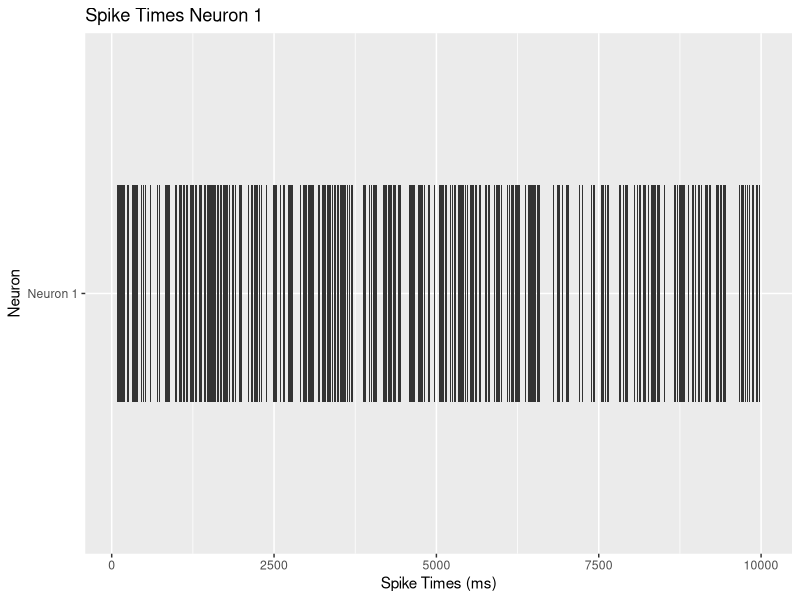
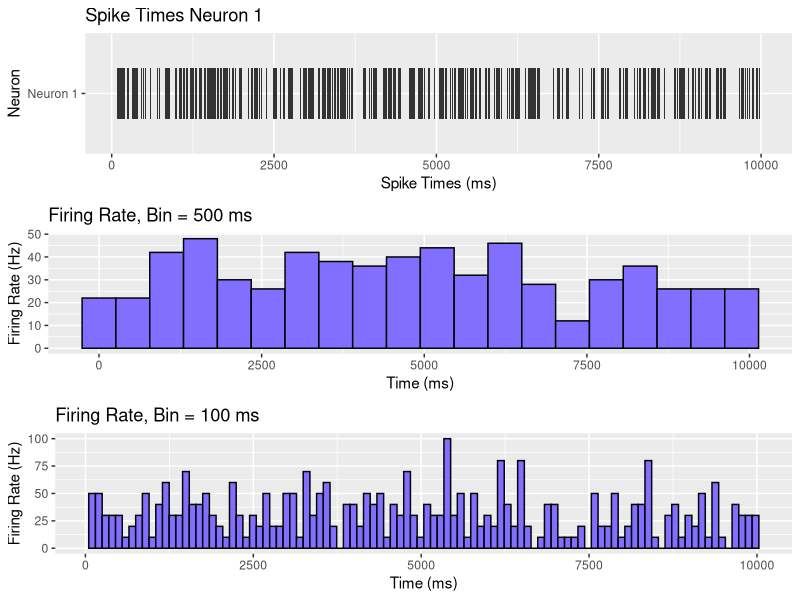
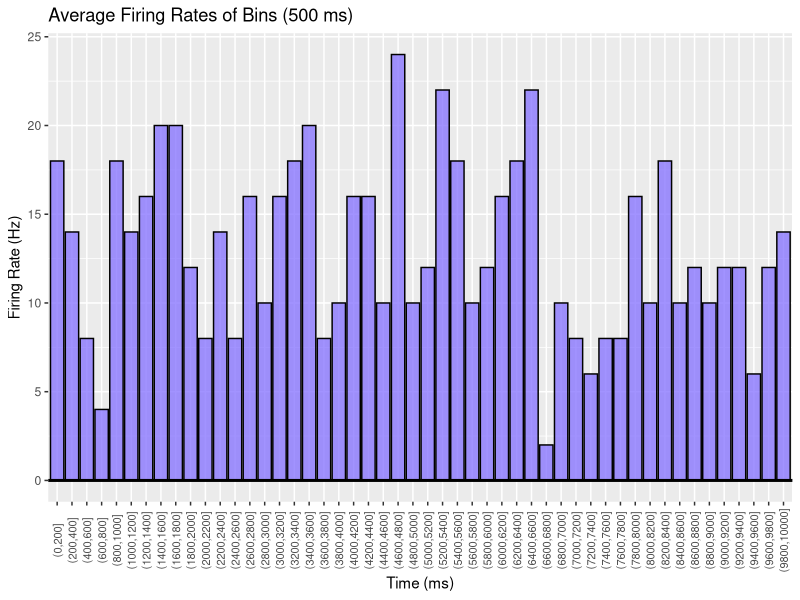
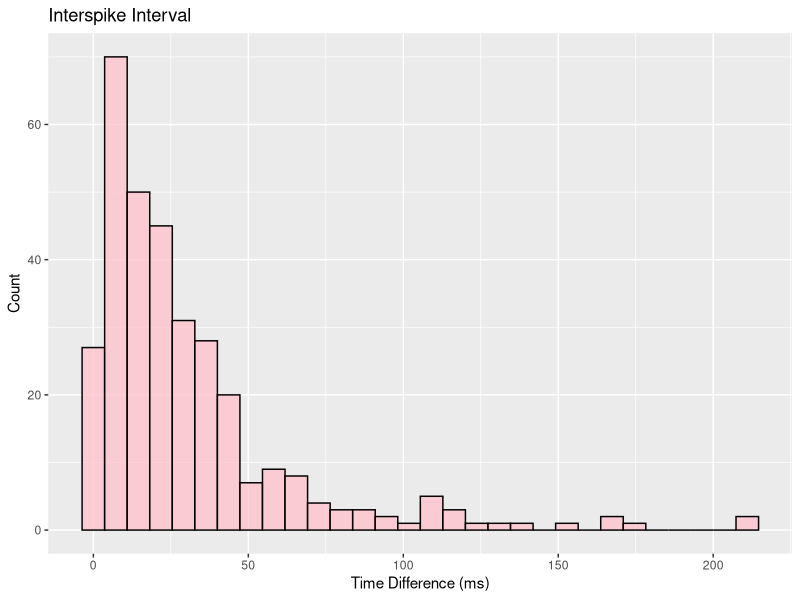
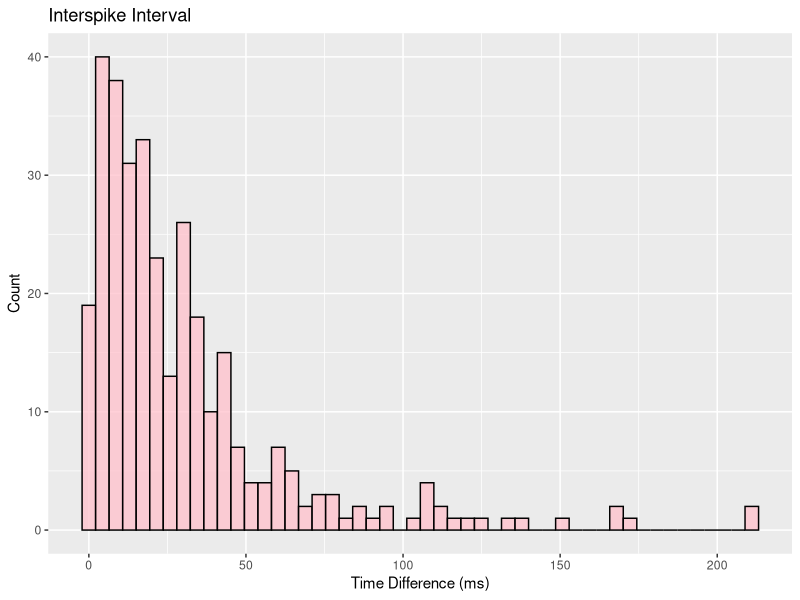

Write the R code that produced these figures, in order.
# Caroline Cutter
# Partner: Diana Xu
# Worksheet 2: Computing the Fano Factor (FF)
# Wednesday, January 12, 2022

# -------------------------------- CODE -----------------------------------

# IMPORTS

library("ggplot2")                                   # ggplot2 library
library("tidyverse")                                 # tidyverse library
library("gridExtra")                                 # gridExtra library


# QUESTION 1: import files (comment out the one not being used)

setwd("~/Desktop/NSCI Data Science/Lab/Homework/HW 3")

spike.df <- read_csv("spikeTime_sim1.csv")            # data file
spike.df <- read_csv("spikeTimes_example1_FR.csv")    # data file



# --------------------------- WS 2: Fano Factor  ------------------------------


# QUESTION 2: Plotting Spike Times

# Graph 1


graph1 <- ggplot(data = spike.df) +                             
  geom_tile(mapping = aes(x = sp1, y = "Neuron 1", width = 20, height = .5)) +
  ggtitle("Spike Times Neuron 1") + 
  labs(x ="Spike Times (ms)", y = "Neuron")

graph1 


# *****EXTRA GRAPHS FOR THIS SECTION ****

# Graph 2
graph2 <- ggplot(data = spike.df) +                                     
  geom_histogram(mapping = aes(x = sp1, y = ..count../.5),   # create histogram with sp1
                 bins = 20,                                  # change bins
                 color="black",                              # design the graph
                 fill="slateblue1") +                             
  ggtitle("Firing Rate, Bin = 500 ms") +                      
  labs(x ="Time (ms)", y = "Firing Rate (Hz)")               


# Graph 3
graph3 <- ggplot(data = spike.df) +                                   
  geom_histogram(mapping = aes(x = sp1, y = ..count../.1),   # create histogram with sp1
                 bins = 100,                                 # change bins
                 color="black",                              # design graph
                 fill="slateblue1") +                              
  ggtitle("Firing Rate, Bin = 100 ms") +                  
  labs(x ="Time (ms)", y = "Firing Rate (Hz)")         


# Arranging grids using gridExtra
grid.arrange(graph1, graph2, graph3, nrow = 3)



# *****************************************************************************

# QUESTION 3: Compute the Average Firing Rate, r

num.spikes <- nrow(spike.df)   # Counts number of spikes
r <- num.spikes / 10           # number of spikes / seconds = frequency (Hz)
r                              



# *****************************************************************************

# QUESTION 4 / 5 : Bin the spikes and create a data frame with # spikes in each 
#                    bin, then add frequecy to the table  


# For SIM data 
spike.data <- data.frame(bin = cut(spike.df$sp1,    # cut spikes to bin variable
                   breaks = 500*(0:20),             # make 20 breaks of 500 ms
                   dig.lab = 5) )%>%                # no scientific notation
                   group_by(bin) %>%                # group by bins
                   summarise(count=n()) %>%         # count spikes in each bin
                   mutate(frequency = count/.5)     # add frequency 


# For EXAMPLE data 
spike.data <- data.frame(bin = cut(spike.df$sp1,    # cut spikes to bin variable
                                   breaks = 200*(0:50),             # make 20 breaks of 500 ms
                                   dig.lab = 5) )%>%                # no scientific notation
  group_by(bin) %>%                # group by bins
  summarise(count=n()) %>%         # count spikes in each bin
  mutate(frequency = count/.5)     # add frequency 

# *****************************************************************************

# QUESTION 6: make a histogram using geom_col

ggplot(data = spike.data) +                         
  geom_col(mapping = aes(x = bin, y = frequency),
           fill = "slateblue1",
           color = "black",
           alpha = .75 ) +
  geom_hline(yintercept = 0, size = 1, color = "black") +
  ggtitle("Average Firing Rates of Bins (500 ms)") + 
  labs(x ="Time (ms)", y = "Firing Rate (Hz)") + 
  theme(axis.text.x = element_text(angle = 90, vjust = .5, size = 8))    # adjust text


# *****************************************************************************

# QUESTION 7: compute the Fano Factor of the spike train (Variance / Mean) 


Fano.Factor <- var(spike.data$count) / mean(spike.data$count)
Fano.Factor   #


# *****************************************************************************
# QUESTION 8: repeat w/ the "example" file 





# ---------------------------- WS 3: ISI & CV  -------------------------------


# QUESTION 2: successive Spike Time Differences Data

spike.differences <- data.frame(difference = diff(spike.df$sp1))
spike.differences


# *****************************************************************************

# QUESTION 3: Create an ISI plot 

# Sim5 data 
ggplot(data = spike.differences) +                               
  geom_histogram(mapping = aes(x = difference ),      # create histogram with sp1
                 bins = 30,                           # change bins
                 color ="black",                      # design graph
                 fill ="pink",                   
                 alpha =  .75) +                   
  ggtitle("Interspike Interval") +                   
  labs(x ="Time Difference (ms)", y = "Count")     


# Example5 data 
ggplot(data = spike.differences) +                               
  geom_histogram(mapping = aes(x = difference ),      # create histogram with sp1
                 bins = 50,                           # change bins
                 color ="black",                      # design graph
                 fill ="pink",                   
                 alpha =  .75) +                   
  ggtitle("Interspike Interval") +                   
  labs(x ="Time Difference (ms)", y = "Count")       



# *****************************************************************************

# QUETION 4: Compute the coefficient of variation (CV) (variance / mean)

CV <- sd(spike.differences$difference) / mean(spike.differences$difference)
CV    # CV = 1.096702


# *****************************************************************************

# QUESTION 5: Repeat steps 1-4 with “spikeTime_simX_FR.csv”  



